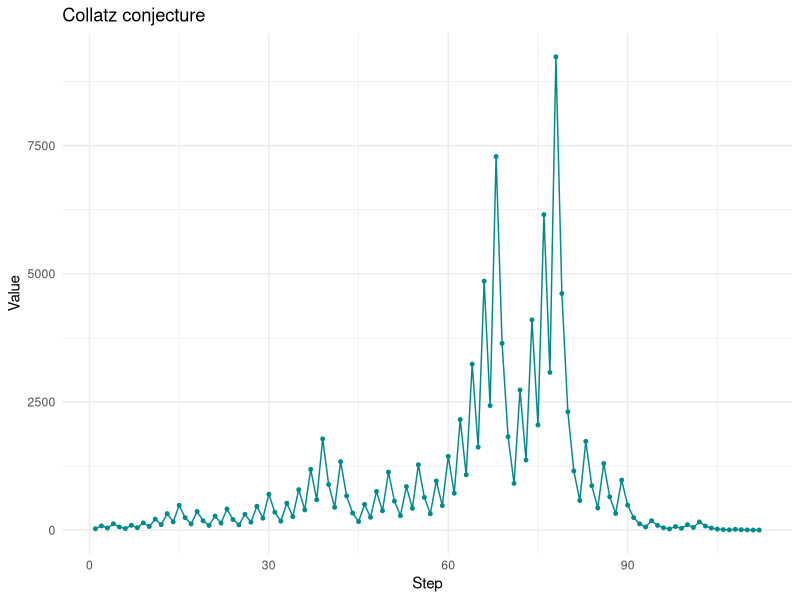

Reproduce this figure in R.
## ---- chunk 1
#| label: fig-collatz27
#| fig-cap: "Collatz conjecture starting with n = 27"
library(ggplot2)

collatz_conjecture <- function(n) {
  sequence <- c(n)
  while (n != 1) {
    if (n %% 2 == 0) { n <- n / 2 } else { n <- 3 * n + 1 }
    sequence <- c(sequence, n)
  }
  return(sequence)
}

plot_collatz <- function(n) {
  sequence <- collatz_conjecture(n)
  df <- data.frame(Step = seq_along(sequence), Value = sequence)

  ggplot(df, aes(x = Step, y = Value)) +
    geom_line(color = "darkcyan") +
    geom_point(color = "darkcyan", size = 1) +
    labs(title = "Collatz conjecture", x = "Step", y = "Value") +
    theme_minimal()
}

plot_collatz(27)
